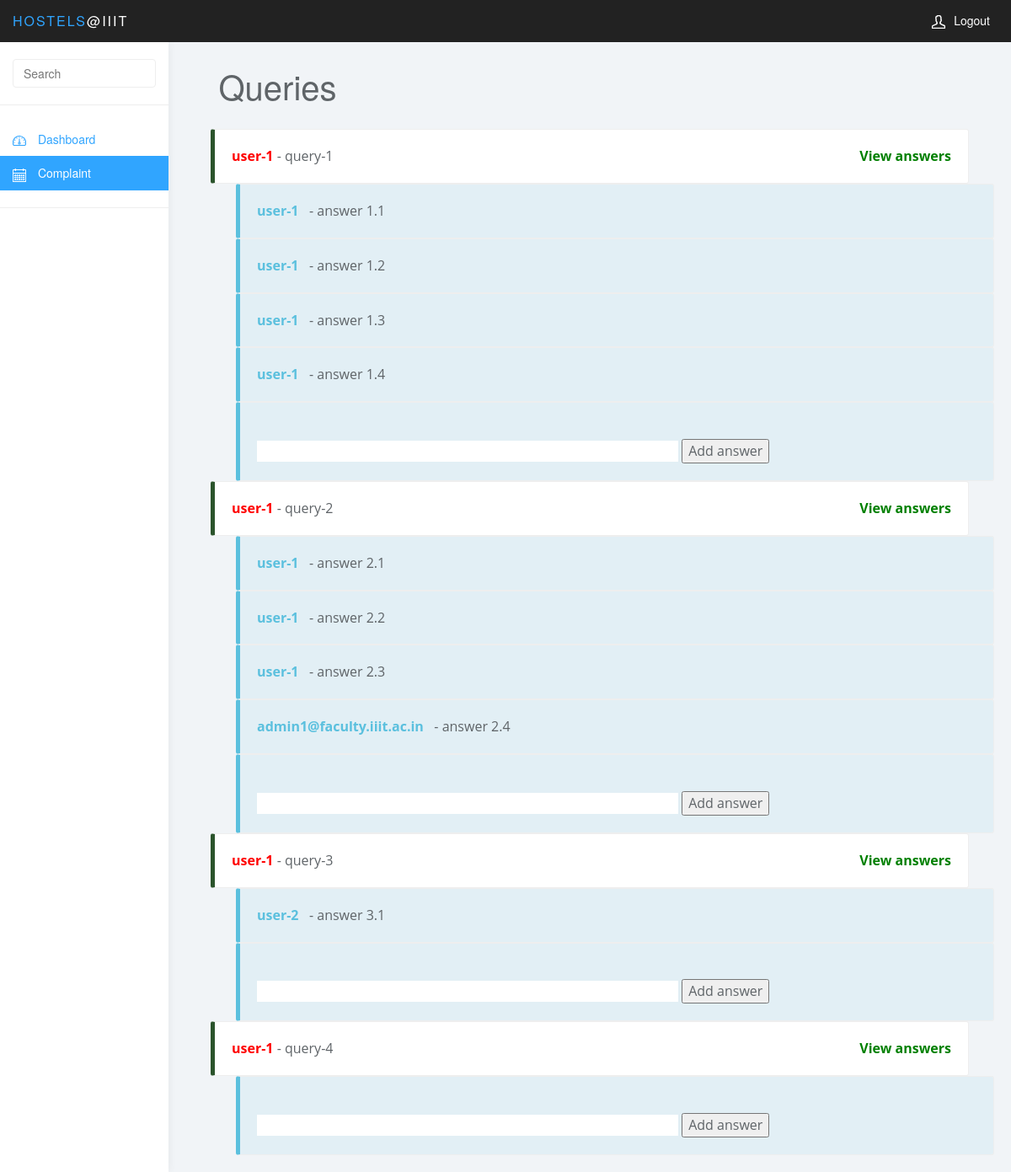
The app's page /admin/complaint (signed in) with its own data.
### app/complaints/models.py (models this page shows, shortened)
class Complaint(db.Model):
    id = db.Column(db.Integer, primary_key=True,autoincrement = True)
    roll_no = db.Column(db.Integer)
    text = db.Column(db.Text)

class answer(db.Model):
    id = db.Column(db.Integer, primary_key=True, autoincrement= True)
    body = db.Column(db.Text)
    roll_no = db.Column(db.Integer)
    complaint_id = db.Column(db.Integer, db.ForeignKey('complaint.id'))
    complaint = db.relationship('Complaint',backref=db.backref('answers', lazy='dynamic'))

### app/student_profiles/models.py (models this page shows, shortened)
class public_details(db.Model):
    name = db.Column(db.String(255))
    roll_no = db.Column(db.Integer,primary_key = True)
    email = db.Column(db.String(255),unique = True)
    hostel = db.Column(db.String(255))
    room_no = db.Column(db.String(80))
    parents_name = db.Column(db.String(80))
    personal_no = db.Column(db.String(80))
    parents_no = db.Column(db.String(80))
    address = db.Column(db.String(1000))
    rate_sum = db.Column(db.Integer)
    rate_count = db.Column(db.Integer)

### app/login/models.py (models this page shows, shortened)
class Admin(db.Model):
    serial_no=db.Column(db.Integer,primary_key=True,autoincrement=True)
    email = db.Column(db.String(255),unique=True)
    password = db.Column(db.String(255))

### app/admin_profiles/controllers.py (the view)
@mod_adProfile.route('/complaint')
def complaint():
    r = make_response(render_template('complaintAd.html',complaints=Complaint.query.all(),User = User,Admin = Admin,public_details = public_details))
    r.headers.set('Cache-Control', 'no-store, no-cache, must-revalidate, post-check=0, pre-check=0')
    if 'user_id' not in session:
        return redirect('/login')
    return r

### app/templates/complaintAd.html (shortened to what this page needs)
<!DOCTYPE html>
<html>
<head>
<link href="/static/stucss/bootstrap.min.css" rel="stylesheet">
<link href="/static/stucss/styles.css" rel="stylesheet">
</head>
<body>
	<nav class="navbar navbar-inverse navbar-fixed-top" role="navigation">
		<div class="container-fluid">
			<div class="navbar-header">
				<a class="navbar-brand" href="#"><span>Hostels</span>@IIIT</a>
				<ul class="user-menu">
					<li class="dropdown pull-right">
						<a href="/logout" target=""><svg class="glyph stroked male-user" ><use xlink:href="#stroked-male-user"></use></svg>Logout </a>
					</li>
				</ul>
			</div>
		</div>
	</nav>
	<div id="sidebar-collapse" class="col-sm-3 col-lg-2 sidebar">
	<form role="search" action="/admin/search" method="POST">
			<div class="form-group">
				<input type="text" class="form-control" name="searchvalue" placeholder="Search">
			</div>
		</form>
		<ul class="nav menu">
			<li ><a href="/student/home/<username>" target=""><svg class="glyph stroked dashboard-dial"><use xlink:href="#stroked-dashboard-dial"></use></svg> Dashboard</a></li>
			<li class="active"><a href="/student/complaint" target=""><svg class="glyph stroked calendar"><use xlink:href="#stroked-calendar"></use></svg> Complaint </a></li>
		<li role="presentation" class="divider"></li>
	</div>
	<div class="col-sm-9 col-sm-offset-3 col-lg-10 col-lg-offset-2 main">
		<div class="row">
			<div class="col-lg-12">
				<h1 class="page-header">&nbsp;&nbsp;&nbsp;&nbsp;Queries</h1>
			</div>
		</div>
	{% for complaint in complaints %}
	<div class="row">
		<div class="error-notice" >
          <div class="oaerror success" style="background-color:white"><strong style="color:red">
            	{{public_details.query.filter_by(roll_no = complaint.roll_no).first().name}}
            </strong> - {{complaint.text}} <a href="#{{complaint.id}}" ><strong style="color:green;float:right">View answers</strong></a>
			         		  </div>
		{% for answer in complaint.answers.all() %}
		<div class="oaerror info" id="{{complaint.id}}"style="margin-left:80px">
            <strong>
							{% if User.query.filter_by(roll_no = answer.roll_no).first() %}
								{{public_details.query.filter_by(roll_no = answer.roll_no).first().name}}
							{% else %}
								{{Admin.query.filter_by(serial_no = answer.roll_no).first().email}}
							{% endif %}
							</strong>&nbsp;&nbsp;- {{answer.body}}
          </div>
		{% endfor %}
		<div class="oaerror info" id="{{complaint.id}}"style="margin-left:80px">
            &nbsp;&nbsp;<form action="/complaint/addAnswerAd" method="POST"><input type="text" name="answer_text" style="border:0px;width:500px;"/>&nbsp;<input type="hidden" name="id" value="{{complaint.id}}"/><input type="submit" name="Add Comment" value="Add answer"/></form>
          </div>
        </div>
	</div>
	{% endfor %}
	<br/>
	</div>
</body>
</html>

### app/static/stucss/styles.css (style rules this page uses)
body { background: #f1f4f7; padding-top: 50px; color: #5f6468; }
a, a:hover, a:focus { color: #30a5ff; }
h1, h2, h3, h4, h5, h6 { color: #5f6468; }
h1 { font-weight: 300; font-size: 40px; }
.form-control { border: 1px solid #eee; box-shadow: none; }
.navbar-header .navbar-brand { color: #fff; font-size: 16px; text-transform: uppercase; font-weight: 500; letter-spacing: 2px; }
.navbar-header .navbar-brand span { color: #30a5ff; }
.navbar { border: 0; }
.user-menu { display: inline-block; margin-top: 14px; margin-right: 10px; float: right; list-style: none; padding: 0; }
.user-menu a { color: #fff; }
.sidebar { display: block; background-color: #fff; padding: 0; display: none; }
.sidebar form { padding: 20px 15px 5px 15px; border-bottom: 1px solid #eee; margin-bottom: 20px; }
@media (min-width: 768px) { .sidebar { display: block; position: fixed; top: 50px; bottom: 0; left: 0; z-index: 1000; display: block; margin: 0; padding: 0; overflow-x: hidden; overflow-y: auto; background-color: #fff; box-shadow: 1px 0px 10px rgba(0, 0, 0, .05); } }
@media (min-width: 768px) { .navbar-header { width: 100%; } }
.sidebar ul.nav .active a, .sidebar ul.nav li.parent a.active, .sidebar ul.nav .active > a:hover, .sidebar ul.nav li.parent a.active:hover, .sidebar ul.nav .active > a:focus, .sidebar ul.nav li.parent a.active:focus { color: #fff; background-color: #30a5ff; }
.sidebar ul.nav li.divider { border-bottom: 1px solid #eee; margin: 20px 0; }
h1.page-header { margin-top: 30px; border-bottom: 0; }
.sidebar .glyph, .user-menu .glyph { height: 16px; width: 16px; margin: 0 10px 0 0; stroke-width: 3px; }
.user-menu .glyph { stroke-width: 4px; }

### app/templates/complaintAd.html (style rules this page uses)
.error-notice { margin: 0px; }
.oaerror { width: 90%; margin: 0 auto; background-color: #FFFFFF; padding: 20px; border: 1px solid #eee; border-left-width: 5px; border-radius: 3px; margin: 0 auto; font-family: 'Open Sans', sans-serif; font-size: 16px; }
.info { border-left-color: #5bc0de; background-color: rgba(91, 192, 222, 0.1); }
.info strong { color: #5bc0de; }
.success { border-left-color: #2b542c; background-color: rgba(43, 84, 44, 0.1); }
.success strong { color: #2b542c; }

### records on screen
Complaint: query.filter_by "user-1", text "query-1"
answer: query.filter_by "user-1", body "answer 1.1"
answer: query.filter_by "user-1", body "answer 1.2"
answer: query.filter_by "user-1", body "answer 1.3"
answer: query.filter_by "user-1", body "answer 1.4"
Complaint: query.filter_by "user-1", text "query-2"
answer: query.filter_by "user-1", body "answer 2.1"
answer: query.filter_by "user-1", body "answer 2.2"
answer: query.filter_by "user-1", body "answer 2.3"
answer: query.filter_by "admin1@faculty.iiit.ac.in", body "answer 2.4"
Complaint: query.filter_by "user-1", text "query-3"
answer: query.filter_by "user-2", body "answer 3.1"
Complaint: query.filter_by "user-1", text "query-4"
